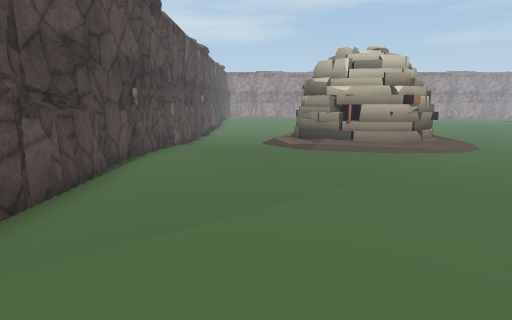
view 1 (above)

19 first-person views from a walk through a 3-D level made in the Unity game engine. The camera is 1.5 m above the floor, tilts 10° down and sees 75° across. The floor is counted in squares, 1 m on a side. Each view is taken from the middle of a square. On the plan, view 1 faces up. The plan holds only what a view shows up to about 15 squares ahead; the rest is blank. The place goes on beyond the plan. The player is left out. Some animated figures are not drawn. Some surface patterns are stand-ins.

view 2
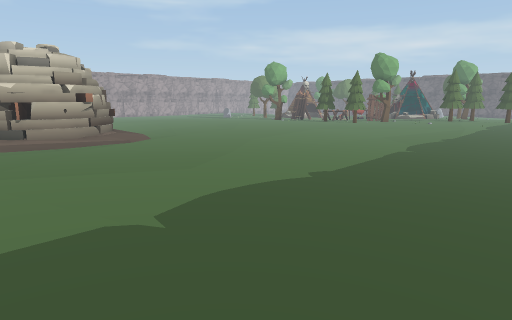

view 3
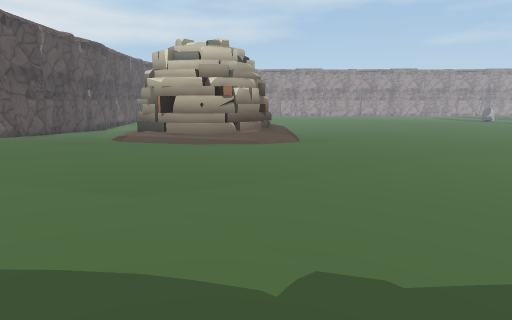

view 4
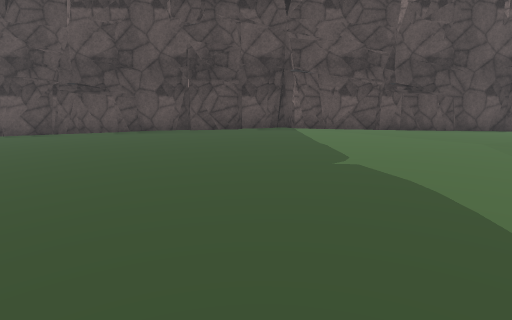

view 5
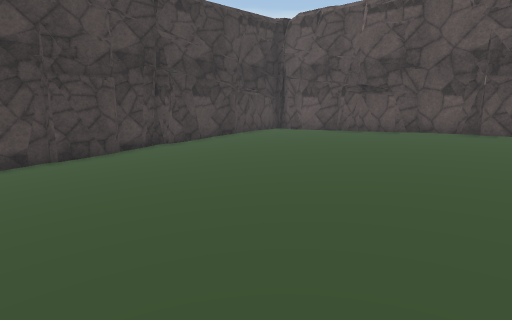

view 6
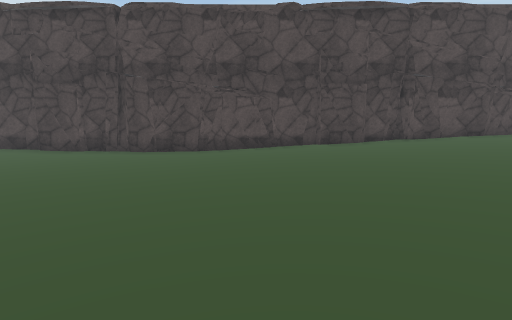

view 7
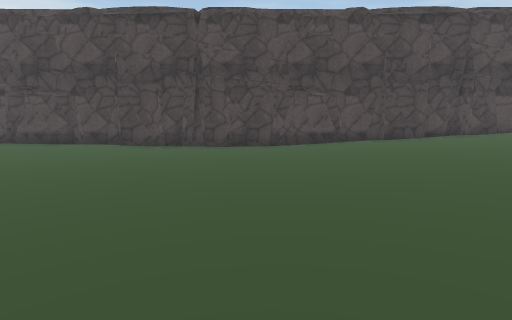

view 8
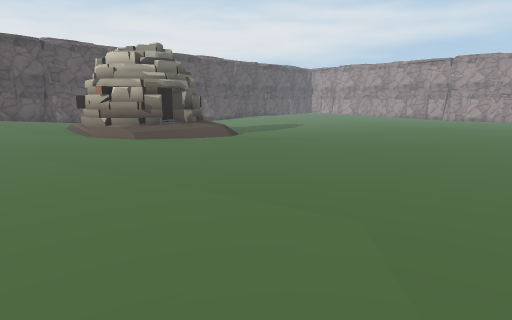

view 9
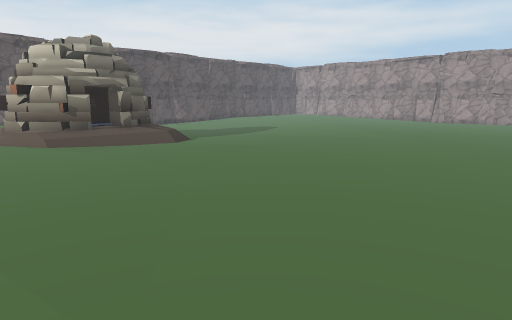

view 10
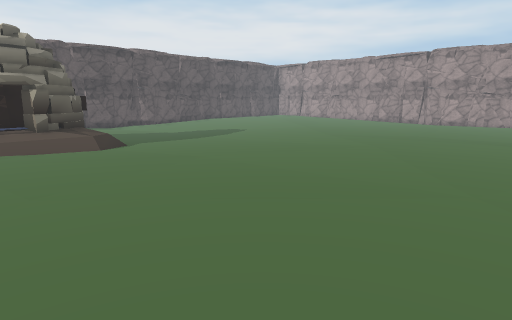

view 11
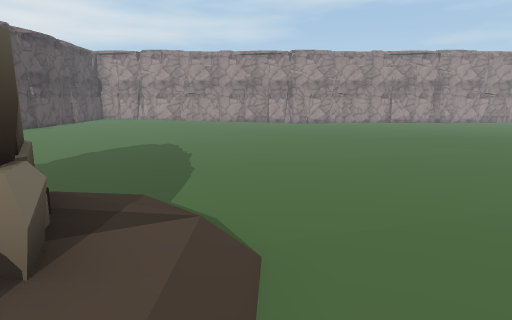

view 12
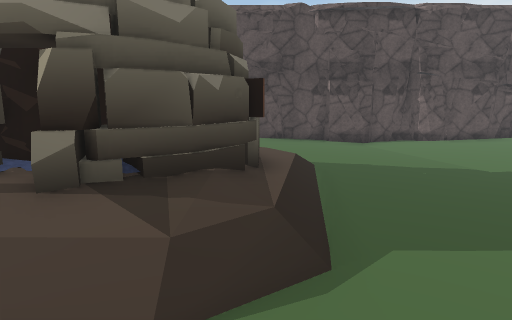

view 13
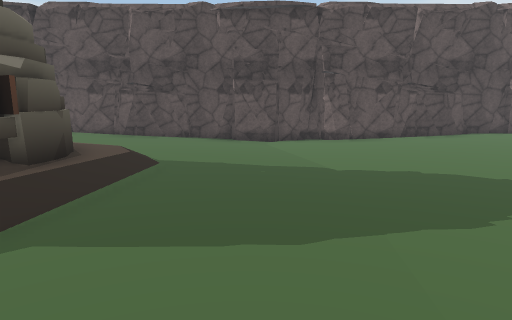

view 14
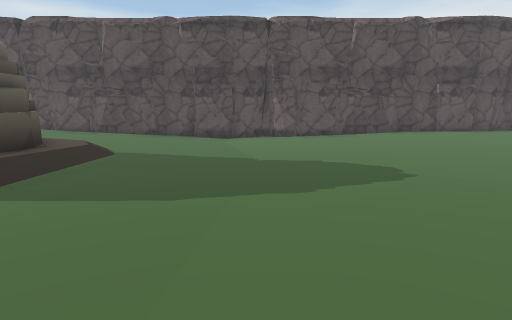

view 15
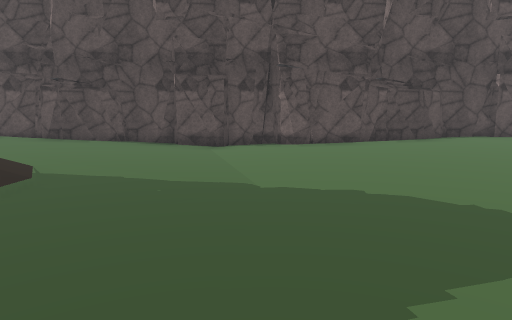

view 16
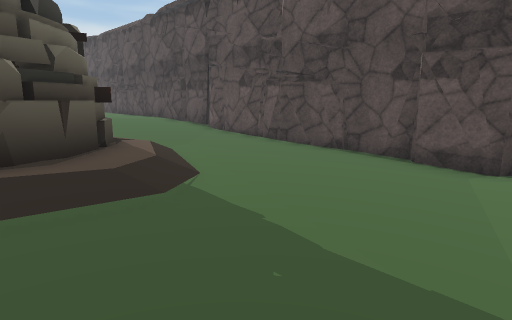

view 17
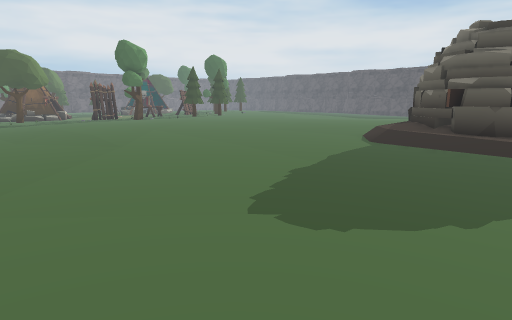

view 18
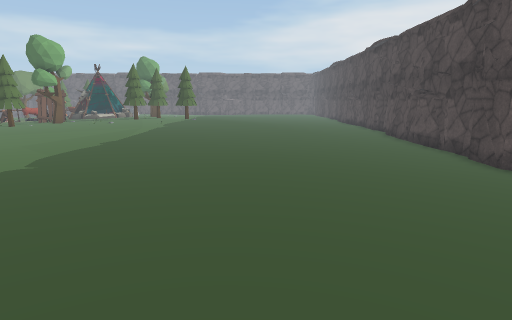

view 19
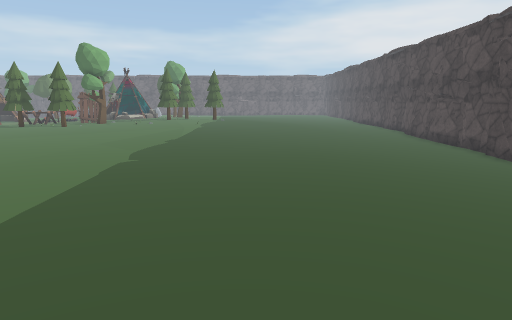

### Floor plan
Key: @ floor where view 1 was taken; # wall or solid block; . main floor; : floor 0.25 m higher than the main floor; - floor 0.25 m lower than the main floor; + floor 0.5 m higher than the main floor; _ floor 0.5 m lower than the main floor; / step, stairs or slope; = window, fence, low wall or low ledge.
Columns run from 4 left of view 1 to 21 right of it. Each row starts with its distance up from view 1.
 31 #...........
 30 ##................   ...
 29  #......................
 28  #...-----..............
 27  #..-------.........::::
 26  #---------........:::::
 25 ##----------.......:::::
 24 #------------......::::::
 23 ##-----------......::::::
 22 ##----------.......::::::
 21 ##----------.......::::::
 20 #-----------.......::::::
 19 ##....//////........:::::
 18  #...//:###///......::::::
 17  #...//#####//......::::::
 16  #.../#######/.....:::::::
 15  #.../### ###/...:::::::::
 14  #:::/######+..:::::::::::
 13 ##::::/#####+:::::::::::::
 12 #::::::#=#//::::::::::::::
 11 ##++::::::::::::::::::::::
 10 ##+++++::::::::::::::...::
  9 #+++++++::::::::::.......:
  8 #+++++++::::::::.........:
  7 ##+++++++:::::::..........
  6 ##+++++++::::::...........
  5  #++++++++:::::...........
  4  #++++++++::::............
  3  #+++++++::::.............
  2 ##+++++++::::.............
  1 #+++++++:::::.............
  0 #+++@+++:::::.............
 -1 ##+++++::::::........--...
 -2 ##+++++:::::........-----.
 -3 #+++++::::::.......-------
 -4 #+++++:::::.....----------
 -5 ##+++:::::.....-----------
 -6 ##++:::::.....------------
 -7  #+:::::.....-------------
 -8  #::::::....--------------
 -9  #:::::....-------____----
-10   :::::....-----_______---
-11   ########################

Where each view was taken, in squares from view 1:
view 1: 0 up, 0 right, facing up
view 2: 2 down, 1 right, facing up-right
view 3: 0 up, 7 right, facing up
view 4: 0 up, 9 right, facing left
view 5: 0 up, 9 right, facing down-left
view 6: 3 up, 9 right, facing down
view 7: 4 up, 12 right, facing down
view 8: 7 up, 21 right, facing up-left
view 9: 10 up, 21 right, facing up-left
view 10: 13 up, 21 right, facing up-left
view 11: 14 up, 9 right, facing up
view 12: 18 up, 11 right, facing left
view 13: 22 up, 11 right, facing left
view 14: 24 up, 13 right, facing left
view 15: 24 up, 9 right, facing left
view 16: 24 up, 5 right, facing down-left
view 17: 31 up, 2 right, facing down-right
view 18: 3 down, 6 right, facing right
view 19: 1 down, 4 right, facing right
